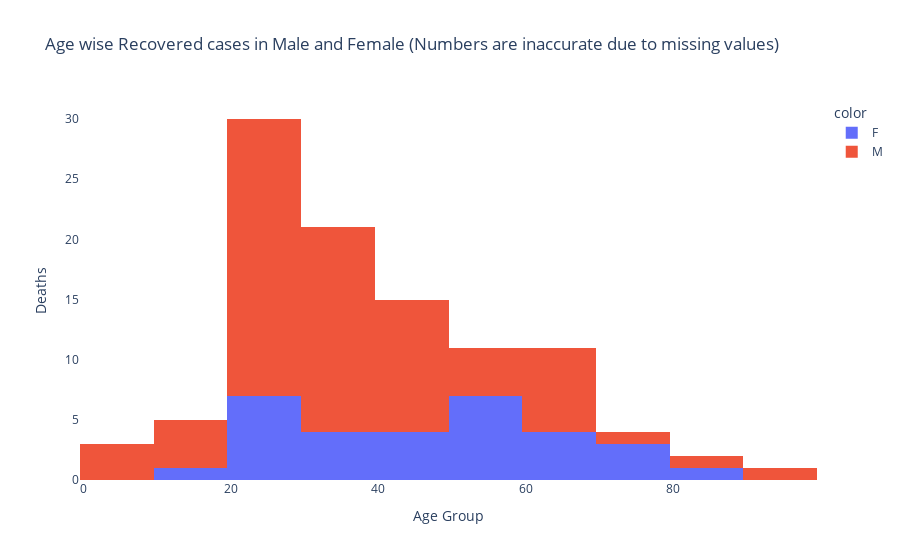

The code cell stored with this chart in its notebook:
### Code cell
temp = p_df[['status_change_date','age_bracket','current_status','gender','detected_state']].dropna()
rec = temp[temp['current_status'] == 'Recovered'].drop('current_status',axis =1).sort_values('status_change_date',ascending=True)
rec_x = rec['age_bracket'].astype(int)
rec_y = rec['gender']
fig = px.histogram(x=rec_x,color =rec_y,orientation = 'v',
                   title='Age wise Recovered cases in Male and Female (Numbers are inaccurate due to missing values)')
fig.update_layout(barmode='stack')
fig.update_layout(plot_bgcolor='rgb(275, 270, 273)',yaxis_title='Deaths',xaxis_title='Age Group')
fig.show()

### Figure 1 — Plotly figure (JSON) as saved in the notebook; plotly's stock layout.template omitted (floating-point values rounded to 4 significant figures)
{"data": [{"alignmentgroup": "True", "bingroup": "x", "hoverlabel": {"namelength": 0}, "hovertemplate": "color=F<br>x=%{x}<br>count=%{y}", "legendgroup": "F", "marker": {"color": "#636efa"}, "name": "F", "offsetgroup": "F", "orientation": "v", "showlegend": true, "type": "histogram", "x": [20, 70, 45, 24, 34, 23, 36, 73, 13, 56, 24, 63, 47, 53, 61, 89, 45, 67, 20, 23, 29, 56, 37, 51, 58, 41, 64, 53, 32, 70, 59], "xaxis": "x", "yaxis": "y"}, {"alignmentgroup": "True", "bingroup": "x", "hoverlabel": {"namelength": 0}, "hovertemplate": "color=M<br>x=%{x}<br>count=%{y}", "legendgroup": "M", "marker": {"color": "#EF553B"}, "name": "M", "offsetgroup": "M", "orientation": "v", "showlegend": true, "type": "histogram", "x": [24, 69, 59, 45, 85, 45, 16, 18, 35, 26, 48, 51, 48, 40, 33, 23, 69, 35, 3, 46, 24, 18, 21, 53, 32, 21, 21, 21, 65, 65, 54, 25, 96, 27, 32, 27, 63, 35, 36, 27, 22, 20, 41, 24, 33, 1, 35, 47, 38, 32, 23, 70, 40, 65, 1, 24, 34, 32, 42, 21, 38, 46, 18, 38, 23, 22, 22, 26, 35, 63, 26, 32], "xaxis": "x", "yaxis": "y"}], "layout": {"barmode": "stack", "legend": {"title": {"text": "color"}, "tracegroupgap": 0}, "plot_bgcolor": "rgb(275, 270, 273)", "title": {"text": "Age wise Recovered cases in Male and Female (Numbers are inaccurate due to missing values)"}, "xaxis": {"anchor": "y", "domain": [0.0, 1.0], "title": {"text": "Age Group"}}, "yaxis": {"anchor": "x", "domain": [0.0, 1.0], "title": {"text": "Deaths"}}}}
